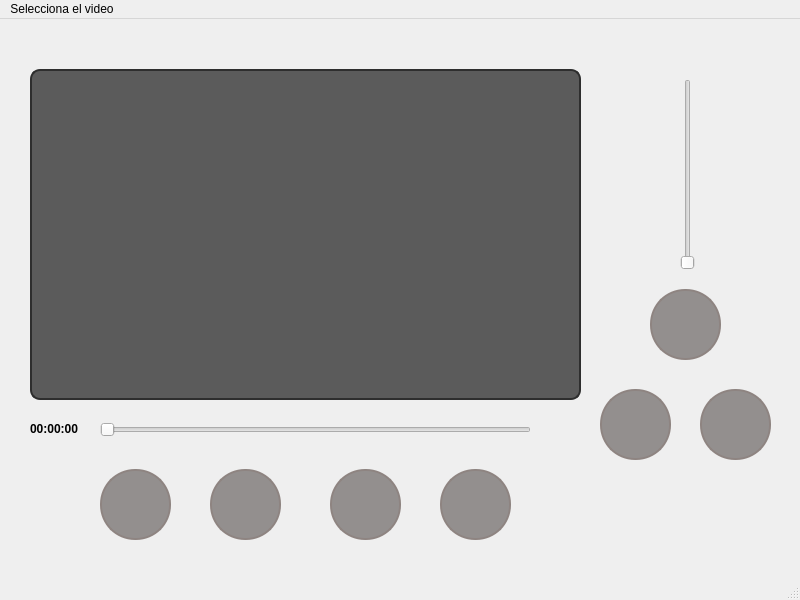
<?xml version="1.0" encoding="UTF-8"?>
<ui version="4.0">
 <class>MainWindow</class>
 <widget class="QMainWindow" name="MainWindow">
  <property name="geometry">
   <rect>
    <x>0</x>
    <y>0</y>
    <width>800</width>
    <height>600</height>
   </rect>
  </property>
  <property name="windowTitle">
   <string>MainWindow</string>
  </property>
  <widget class="QWidget" name="centralwidget">
   <widget class="QGroupBox" name="groupBox_Video">
    <property name="geometry">
     <rect>
      <x>30</x>
      <y>50</y>
      <width>551</width>
      <height>331</height>
     </rect>
    </property>
    <property name="styleSheet">
     <string notr="true">QGroupBox {
    border: 2px solid #2e2e2e;
    border-radius: 10px;
    background-color:  rgba(30, 30, 30, 180);
    margin-top: 0px;
}

</string>
    </property>
    <property name="title">
     <string/>
    </property>
   </widget>
   <widget class="QPushButton" name="pushButton_retroceder">
    <property name="geometry">
     <rect>
      <x>100</x>
      <y>450</y>
      <width>71</width>
      <height>71</height>
     </rect>
    </property>
    <property name="styleSheet">
     <string notr="true">QPushButton {
    border: 2px solid #8e8481;
    border-radius: 35px;  /* Mitad del tamaño del ancho y alto para hacer un círculo */
    background-color: #938f8e;
    color: white;
    width: 50px;  /* Anchura del botón */
    height: 50px; /* Altura del botón */
}

QPushButton:pressed {
    background-color: #3e3e3e;  /* Color cuando se presiona */
}</string>
    </property>
    <property name="text">
     <string/>
    </property>
   </widget>
   <widget class="QSlider" name="verticalSlider">
    <property name="geometry">
     <rect>
      <x>667</x>
      <y>60</y>
      <width>41</width>
      <height>191</height>
     </rect>
    </property>
    <property name="orientation">
     <enum>Qt::Orientation::Vertical</enum>
    </property>
   </widget>
   <widget class="QSlider" name="horizontalSlider">
    <property name="geometry">
     <rect>
      <x>100</x>
      <y>390</y>
      <width>431</width>
      <height>41</height>
     </rect>
    </property>
    <property name="orientation">
     <enum>Qt::Orientation::Horizontal</enum>
    </property>
   </widget>
   <widget class="QLabel" name="label_time">
    <property name="geometry">
     <rect>
      <x>30</x>
      <y>400</y>
      <width>63</width>
      <height>20</height>
     </rect>
    </property>
    <property name="font">
     <font>
      <bold>true</bold>
     </font>
    </property>
    <property name="text">
     <string>00:00:00</string>
    </property>
   </widget>
   <widget class="QPushButton" name="pushButton_pausar">
    <property name="geometry">
     <rect>
      <x>210</x>
      <y>450</y>
      <width>71</width>
      <height>71</height>
     </rect>
    </property>
    <property name="styleSheet">
     <string notr="true">QPushButton {
    border: 2px solid #8e8481;
    border-radius: 35px;  /* Mitad del tamaño del ancho y alto para hacer un círculo */
    background-color: #938f8e;
    color: white;
    width: 50px;  /* Anchura del botón */
    height: 50px; /* Altura del botón */
}

QPushButton:pressed {
    background-color: #3e3e3e;  /* Color cuando se presiona */
}</string>
    </property>
    <property name="text">
     <string/>
    </property>
   </widget>
   <widget class="QPushButton" name="pushButton_adelantar">
    <property name="geometry">
     <rect>
      <x>440</x>
      <y>450</y>
      <width>71</width>
      <height>71</height>
     </rect>
    </property>
    <property name="styleSheet">
     <string notr="true">QPushButton {
    border: 2px solid #8e8481;
    border-radius: 35px;  /* Mitad del tamaño del ancho y alto para hacer un círculo */
    background-color: #938f8e;
    color: white;
    width: 50px;  /* Anchura del botón */
    height: 50px; /* Altura del botón */
}

QPushButton:pressed {
    background-color: #3e3e3e;  /* Color cuando se presiona */
}</string>
    </property>
    <property name="text">
     <string/>
    </property>
   </widget>
   <widget class="QPushButton" name="pushButton_9">
    <property name="geometry">
     <rect>
      <x>700</x>
      <y>370</y>
      <width>71</width>
      <height>71</height>
     </rect>
    </property>
    <property name="styleSheet">
     <string notr="true">QPushButton {
    border: 2px solid #8e8481;
    border-radius: 35px;  /* Mitad del tamaño del ancho y alto para hacer un círculo */
    background-color: #938f8e;
    color: white;
    width: 50px;  /* Anchura del botón */
    height: 50px; /* Altura del botón */
}

QPushButton:pressed {
    background-color: #3e3e3e;  /* Color cuando se presiona */
}</string>
    </property>
    <property name="text">
     <string/>
    </property>
   </widget>
   <widget class="QPushButton" name="pushButton_10">
    <property name="geometry">
     <rect>
      <x>600</x>
      <y>370</y>
      <width>71</width>
      <height>71</height>
     </rect>
    </property>
    <property name="styleSheet">
     <string notr="true">QPushButton {
    border: 2px solid #8e8481;
    border-radius: 35px;  /* Mitad del tamaño del ancho y alto para hacer un círculo */
    background-color: #938f8e;
    color: white;
    width: 50px;  /* Anchura del botón */
    height: 50px; /* Altura del botón */
}

QPushButton:pressed {
    background-color: #3e3e3e;  /* Color cuando se presiona */
}</string>
    </property>
    <property name="text">
     <string/>
    </property>
   </widget>
   <widget class="QPushButton" name="pushButton_mute">
    <property name="geometry">
     <rect>
      <x>650</x>
      <y>270</y>
      <width>71</width>
      <height>71</height>
     </rect>
    </property>
    <property name="styleSheet">
     <string notr="true">QPushButton {
    border: 2px solid #8e8481;
    border-radius: 35px;  /* Mitad del tamaño del ancho y alto para hacer un círculo */
    background-color: #938f8e;
    color: white;
    width: 50px;  /* Anchura del botón */
    height: 50px; /* Altura del botón */
}

QPushButton:pressed {
    background-color: #3e3e3e;  /* Color cuando se presiona */
}</string>
    </property>
    <property name="text">
     <string/>
    </property>
   </widget>
   <widget class="QPushButton" name="pushButton_stop">
    <property name="geometry">
     <rect>
      <x>330</x>
      <y>450</y>
      <width>71</width>
      <height>71</height>
     </rect>
    </property>
    <property name="styleSheet">
     <string notr="true">QPushButton {
    border: 2px solid #8e8481;
    border-radius: 35px;  /* Mitad del tamaño del ancho y alto para hacer un círculo */
    background-color: #938f8e;
    color: white;
    width: 50px;  /* Anchura del botón */
    height: 50px; /* Altura del botón */
}

QPushButton:pressed {
    background-color: #3e3e3e;  /* Color cuando se presiona */
}</string>
    </property>
    <property name="text">
     <string/>
    </property>
   </widget>
  </widget>
  <widget class="QMenuBar" name="menubar">
   <property name="geometry">
    <rect>
     <x>0</x>
     <y>0</y>
     <width>800</width>
     <height>25</height>
    </rect>
   </property>
   <widget class="QMenu" name="menuSelecciona_el_video">
    <property name="title">
     <string>Selecciona el video</string>
    </property>
   </widget>
   <addaction name="menuSelecciona_el_video"/>
  </widget>
  <widget class="QStatusBar" name="statusbar"/>
 </widget>
 <resources/>
 <connections/>
</ui>
